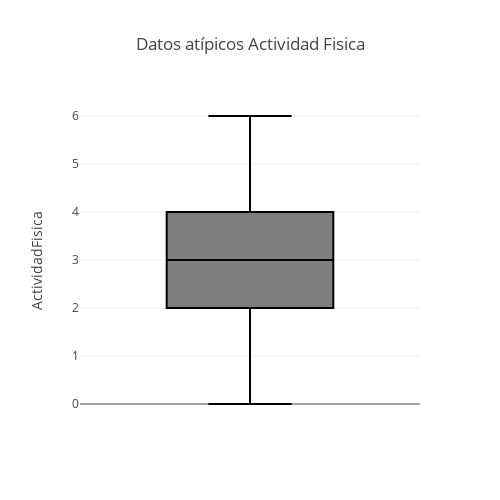

Here is the notebook cell this chart was saved with:
### Code cell
#Graficando el boxplot
fig = px.box(df4, y='ActividadFisica', title='Datos atípicos Actividad Fisica')
fig.update_layout(width=500,height=500) 
fig.show()

### Figure 1 — Plotly figure (JSON) as saved in the notebook; plotly's stock layout.template omitted (floating-point values rounded to 4 significant figures; data arrays with more than 128 entries replaced by an {"elided": "..."} marker saying what was removed)
{"data": [{"alignmentgroup": "True", "hovertemplate": "ActividadFisica=%{y}<extra></extra>", "legendgroup": "", "marker": {"color": "#000001"}, "name": "", "notched": false, "offsetgroup": "", "orientation": "v", "showlegend": false, "type": "box", "x0": " ", "xaxis": "x", "y": {"elided": "6241 int values"}, "y0": " ", "yaxis": "y"}], "layout": {"boxmode": "group", "height": 500, "legend": {"tracegroupgap": 0}, "title": {"text": "Datos atípicos Actividad Fisica"}, "width": 500, "xaxis": {"anchor": "y", "domain": [0, 1]}, "yaxis": {"anchor": "x", "domain": [0, 1], "title": {"text": "ActividadFisica"}}}}
